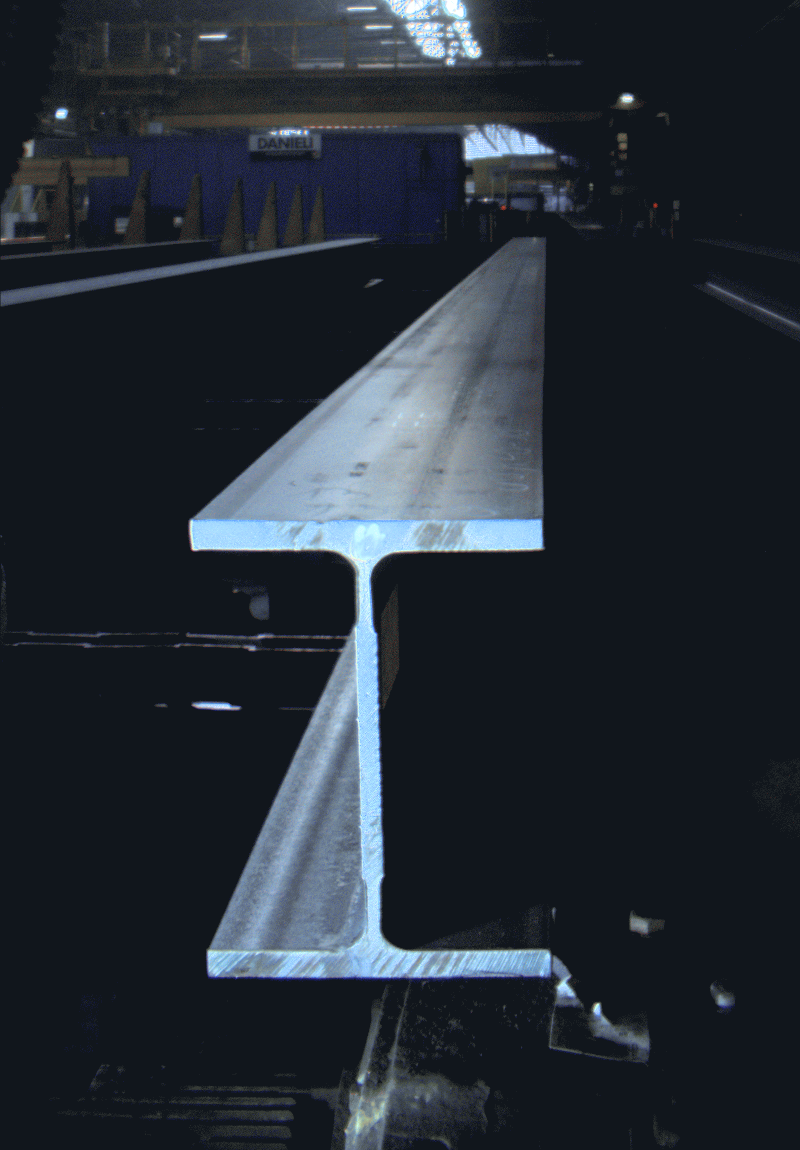
#> input picture images/4.tif, 1600 x 2300 px (shown at 1/2 size)
$ python testing.py   (older library calls are emulated)
#> lines starting #> are read from the running program, lines starting #| are printed output that depends on the picture; after the words box and inside, x2 and y2 are one past the last pixel; in counts of white or black regions, pixels touching at a corner belong together
### StraightnessCalculator.py
import cv2
import imageio
import numpy as np
from matplotlib import pyplot as plt
import math
from skimage.draw import line
from scipy.spatial import distance
import argparse
import imutils
from Stiching import Stiching_images


# [52 lines left out: functions FindHullDefects, drawApproxPolyDP, drawReturnMaxPoint, drawBoundingContour, not called in this run]


def BinaryImgfromContour(canvas2draw, contour):
    filled_contour = cv2.drawContours(canvas2draw.copy(),
                                      [max(contour, key=cv2.contourArea)],
                                      -1,
                                      (255, 255, 255),
                                      thickness=cv2.FILLED)

    binaryfromcnt = cv2.split(filled_contour)[:3][0]  # splitting in RGB channels

    return binaryfromcnt


# [12 lines left out: function find4Vertex, not called in this run]


def BorderDetectionCanny(border_channel):
    canny = cv2.Canny(border_channel, 30, 300)  # for border detection
    # [0] instead of using hierarchy for findContours()
    contours = cv2.findContours(canny.copy(), cv2.RETR_TREE, cv2.CHAIN_APPROX_SIMPLE)[0]
    return contours


# [73 lines left out: functions mask2HSV, closest_node, main, str2bool, mainParameters, plot_image_grid, not called in this run]


# [31 lines that do not run on import are left out]

### testing.py
import cv2
from StraightnessCalculator import mask2HSV
from StraightnessCalculator import BorderDetectionCanny, BinaryImgfromContour
import numpy as np


image = cv2.imread('images/4.tif')
#> image is the input picture: shape (2300, 1600, 3); mean B, G, R 52.1, 43.6, 36.5
image_resized = cv2.resize(image, [640, 640], cv2.INTER_CUBIC)
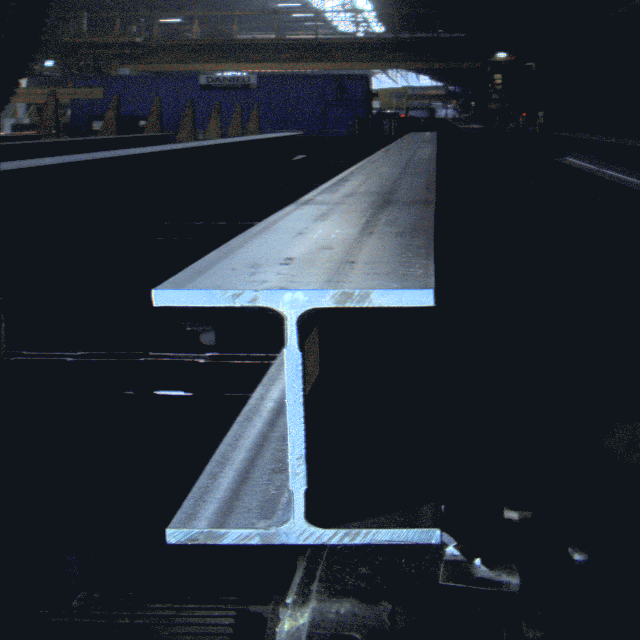
#> image_resized: shape (640, 640, 3); mean B, G, R 52.1, 43.6, 36.5
r, g, b = cv2.split(image_resized)[:3]
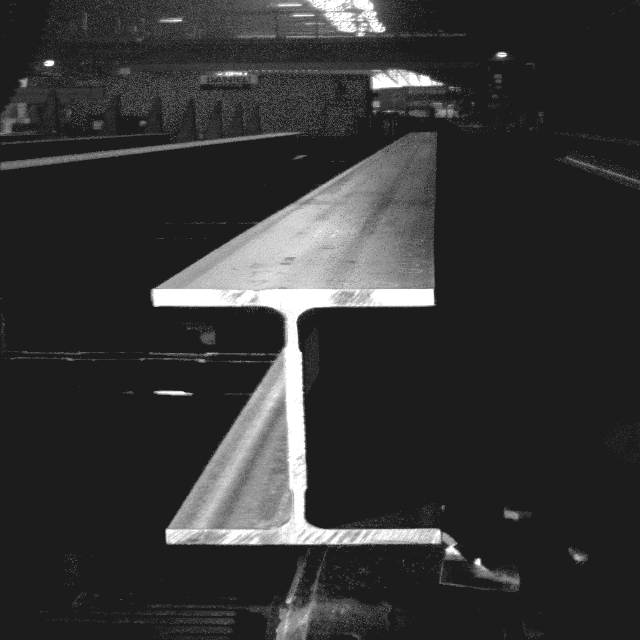
#> r: shape (640, 640); min 28, max 255, mean 52.1
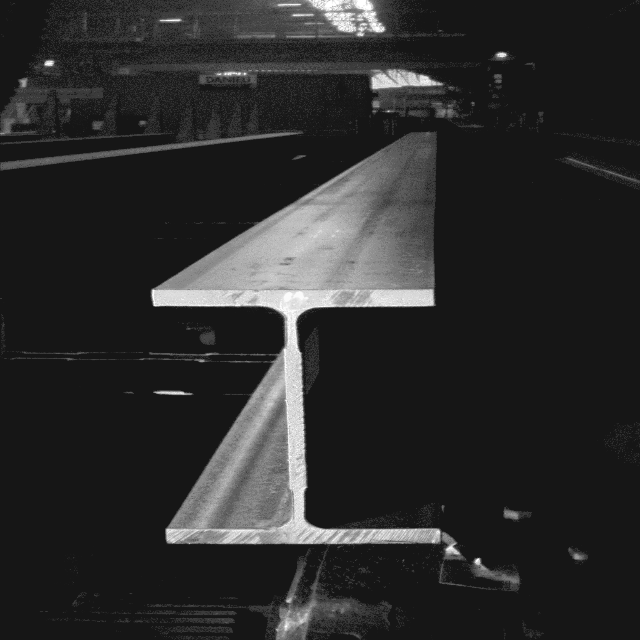
#> g: shape (640, 640); min 22, max 255, mean 43.6
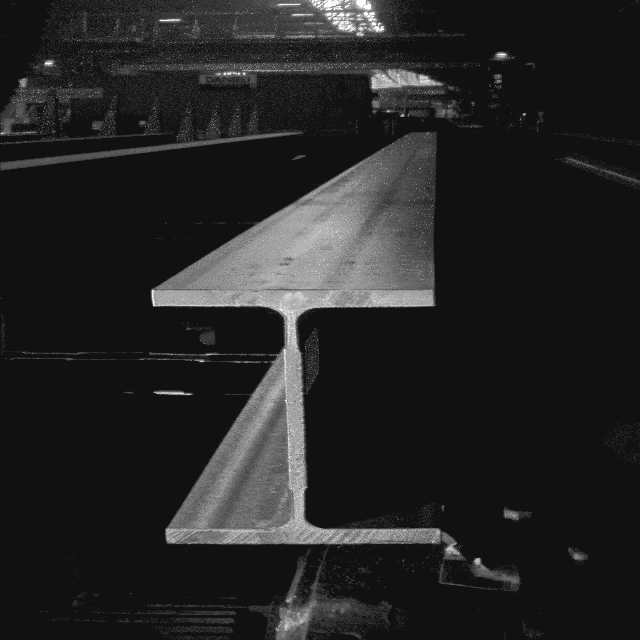
#> b: shape (640, 640); min 17, max 255, mean 36.5
height, width, channels = image_resized.shape
#> height = 640; width = 640; channels = 3
blank_image = np.zeros((height, width, channels), np.uint8)  # canvas2draw

can = BorderDetectionCanny(g)
#> in BorderDetectionCanny, `canny = cv2.Canny(border_channel, 30, 300)`:
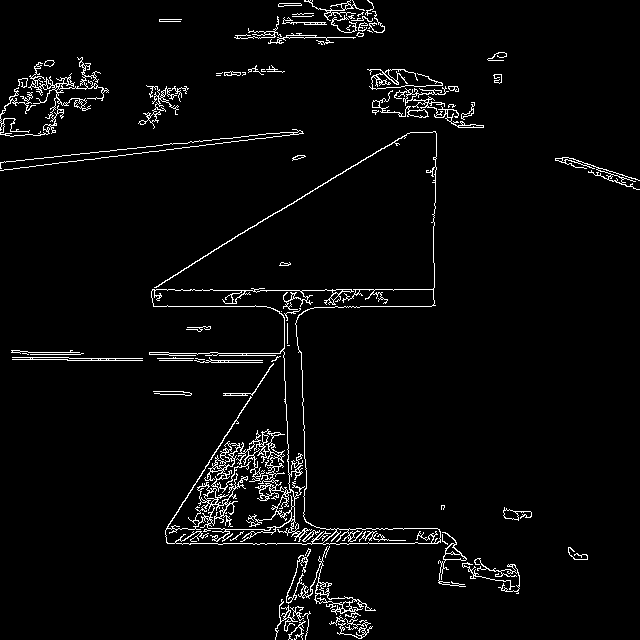
#> canny: shape (640, 640); 3.5% white in thin lines or dots
#> in BorderDetectionCanny, `contours = cv2.findContours(canny.copy(), cv2.RETR_TREE, cv2.CHAIN_APP..`: contours = 351 contours, 263 with area under 20; largest, box (x1, y1, x2, y2) and area: (149, 131, 441, 545) 4544, (322, 528, 441, 545) 1534, (286, 546, 376, 619) 566, (0, 57, 109, 137) 486, (276, 490, 295, 517) 239
#> can has the same summary as contours in BorderDetectionCanny
to_show = BinaryImgfromContour(blank_image, can)
#> in BinaryImgfromContour, `filled_contour = cv2.drawContours(canvas2draw.copy(), [max(contour, ke..`:
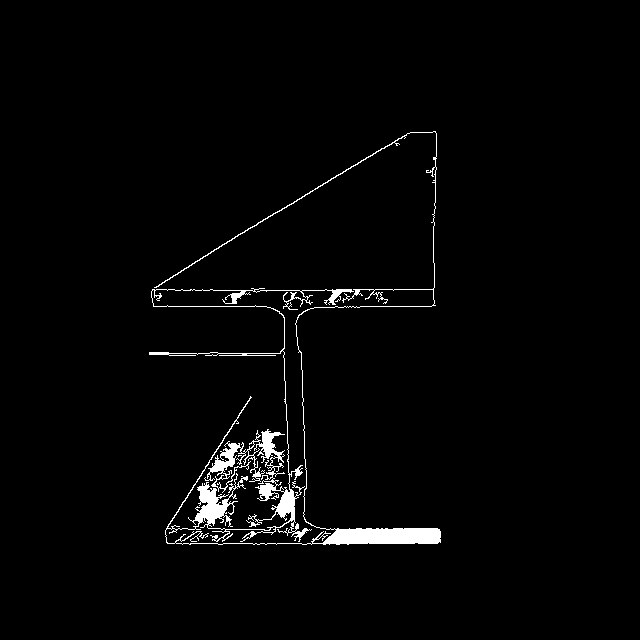
#> filled_contour: shape (640, 640, 3); 2.1% white; 1 white region, box (x1, y1, x2, y2) and area: (149, 131, 441, 545) 8627
#> blank_image: shape (640, 640, 3); every value is 0

cv2.imshow('hsv', to_show)
cv2.waitKey()
